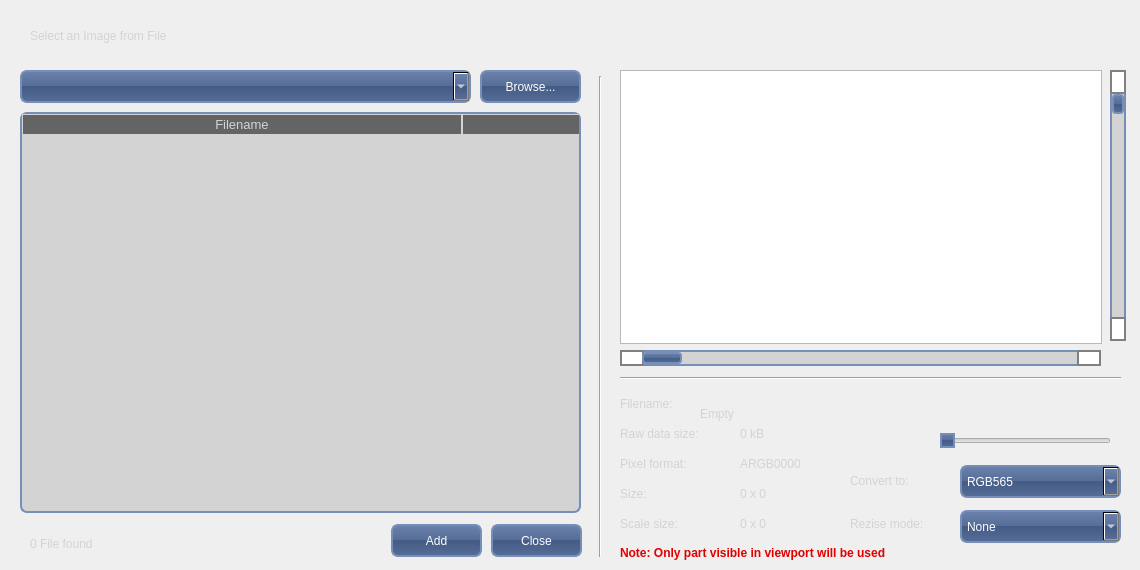
<?xml version="1.0" encoding="UTF-8"?>
<ui version="4.0">
 <class>AddingImage</class>
 <widget class="QDialog" name="AddingImage">
  <property name="geometry">
   <rect>
    <x>0</x>
    <y>0</y>
    <width>1140</width>
    <height>570</height>
   </rect>
  </property>
  <property name="sizePolicy">
   <sizepolicy hsizetype="Fixed" vsizetype="Fixed">
    <horstretch>0</horstretch>
    <verstretch>0</verstretch>
   </sizepolicy>
  </property>
  <property name="windowTitle">
   <string>Load Image</string>
  </property>
  <property name="styleSheet">
   <string notr="true">QLabel {
font: bold &quot;Ubuntu&quot;;
font-size: 12px;
color: lightgray;
}

QComboBox{
background-color: QLinearGradient( x1: 0, y1: 0, x2: 0, y2: 1,  stop: 0 #6B82AC, stop: 0.49 #566D97, stop: 0.5 #445B85, stop: 1 #566D97);
color: white;
border-width: 2px;
border-color: #778EB8;
border-style: solid;
border-radius: 7px;
padding: 3px;
font: bold &quot;Ubuntu&quot;;
font-size: 12px;
padding-left: 5px;
padding-right: 5px;
}

QComboBox::drop-down {
    subcontrol-origin: padding;
    subcontrol-position: top right;
	image: url(:/Images/down.png);
/*    border-left-width: 1px; */
    border-left-color: darkgray;
    border-left-style: solid; /* just a single line */
    border-top-right-radius: 3px; /* same radius as the QComboBox */
    border-bottom-right-radius: 3px;
}


QPushButton {
color: white;
background-color: QLinearGradient( x1: 0, y1: 0, x2: 0, y2: 1,  stop: 0 #6B82AC, stop: 0.49 #566D97, stop: 0.5 #445B85, stop: 1 #566D97);
border-width: 2px;
border-color: #778EB8;
border-style: solid;
border-radius: 7;
padding: 3px;
font: bold &quot;Ubuntu&quot;;
font-size: 12px;
padding-left: 5px;
padding-right: 5px;
}

QScrollBar:horizontal {
border-width: 2px;
border-color: #778EB8;
border-style: solid;
border-radius: 4px;
background: lightgray;
height: 15px;
margin: 0px 20px 0 20px;
}

QScrollBar::handle:horizontal {
background-color: QLinearGradient( x1: 0, y1: 0, x2: 0, y2: 1,  stop: 0 #6B82AC, stop: 0.49 #566D97, stop: 0.5 #445B85, stop: 1 #566D97);;
border-width: 2px;
border-color: #778EB8;
border-style: solid;
border-radius: 4px;
}

QScrollBar::add-line:horizontal {
    border: 2px solid grey;
    background: #32CC99;
    width: 20px;
    subcontrol-position: right;
    subcontrol-origin: margin;
}

QScrollBar::sub-line:horizontal {
    border: 2px solid grey;
    background: #32CC99;
    width: 20px;
    subcontrol-position: left;
    subcontrol-origin: margin;
}
 QScrollBar::left-arrow:horizontal, QScrollBar::right-arrow:horizontal {
     border-color: solid grey;
     border-width: 2px;
     border-height: 2px;
     background: white;
 }

 QScrollBar:vertical {
border-width: 2px;
border-color: #778EB8;
border-style: solid;
background: lightgray;
width: 15px;
margin: 22px 0 22px 0;
 }

QScrollBar::handle:vertical {
background-color: QLinearGradient( x1: 0, y1: 0, x2: 0, y2: 1,  stop: 0 #6B82AC, stop: 0.49 #566D97, stop: 0.5 #445B85, stop: 1 #566D97);;
border-width: 2px;
border-color: #778EB8;
border-style: solid;
border-radius: 4px;
}

 QScrollBar::add-line:vertical {
     border: 2px solid grey;
     background: #68F;
     height: 20px;
     subcontrol-position: bottom;
     subcontrol-origin: margin;
 }

 QScrollBar::sub-line:vertical {
     border: 2px solid grey;
     background: #32CC99;
     height: 20px;
     subcontrol-position: top;
     subcontrol-origin: margin;
 }
 QScrollBar::up-arrow:vertical, QScrollBar::down-arrow:vertical {
     border-color: solid grey;
     border-width: 2px;
     border-height: 2px;
     background: white;
 }

 QScrollBar::add-page:vertical, QScrollBar::sub-page:vertical {
     background: none;
 }

QTableWidget { 
background-color: lightgray;
selection-background-color: #778EB8;
selection-color: white;
border-width: 2px;
border-color: #778EB8;
border-style: solid;
border-radius: 7px;
font: bold &quot;Ubuntu&quot;;
font-size: 12px;
}

QHeaderView::section {			/* this is for the header in the QTableWidget*/
background-color: #646464;
color: lightgray;
/*padding: 2px;*/
font: bold &quot;Ubuntu&quot;;
font-size: 13px;
border-width: 1px;
border-color: lightgray;
border-style: solid;
/*border-radius: 1px;*/
}


QSlider::handle:horizontal {
background-color: QLinearGradient( x1: 0, y1: 0, x2: 0, y2: 1,  stop: 0 #6B82AC, stop: 0.49 #566D97, stop: 0.5 #445B85, stop: 1 #566D97);
border-width: 2px;
border-color: #778EB8;
border-style: solid;
}</string>
  </property>
  <widget class="QGraphicsView" name="graphicsView">
   <property name="geometry">
    <rect>
     <x>620</x>
     <y>70</y>
     <width>482</width>
     <height>274</height>
    </rect>
   </property>
   <property name="verticalScrollBarPolicy">
    <enum>Qt::ScrollBarAlwaysOff</enum>
   </property>
   <property name="horizontalScrollBarPolicy">
    <enum>Qt::ScrollBarAlwaysOff</enum>
   </property>
   <property name="sizeAdjustPolicy">
    <enum>QAbstractScrollArea::AdjustToContents</enum>
   </property>
   <property name="backgroundBrush">
    <brush brushstyle="NoBrush">
     <color alpha="255">
      <red>0</red>
      <green>0</green>
      <blue>0</blue>
     </color>
    </brush>
   </property>
   <property name="dragMode">
    <enum>QGraphicsView::ScrollHandDrag</enum>
   </property>
   <property name="viewportUpdateMode">
    <enum>QGraphicsView::FullViewportUpdate</enum>
   </property>
  </widget>
  <widget class="QComboBox" name="ComboBoxDirectory">
   <property name="geometry">
    <rect>
     <x>20</x>
     <y>70</y>
     <width>451</width>
     <height>33</height>
    </rect>
   </property>
   <property name="sizePolicy">
    <sizepolicy hsizetype="Fixed" vsizetype="Fixed">
     <horstretch>0</horstretch>
     <verstretch>0</verstretch>
    </sizepolicy>
   </property>
   <property name="editable">
    <bool>true</bool>
   </property>
  </widget>
  <widget class="QTableWidget" name="TableFilesFound">
   <property name="geometry">
    <rect>
     <x>20</x>
     <y>112</y>
     <width>561</width>
     <height>401</height>
    </rect>
   </property>
   <property name="sizePolicy">
    <sizepolicy hsizetype="Fixed" vsizetype="Fixed">
     <horstretch>0</horstretch>
     <verstretch>0</verstretch>
    </sizepolicy>
   </property>
   <property name="baseSize">
    <size>
     <width>0</width>
     <height>0</height>
    </size>
   </property>
   <property name="lineWidth">
    <number>-1</number>
   </property>
   <property name="horizontalScrollBarPolicy">
    <enum>Qt::ScrollBarAlwaysOff</enum>
   </property>
   <property name="selectionMode">
    <enum>QAbstractItemView::SingleSelection</enum>
   </property>
   <property name="selectionBehavior">
    <enum>QAbstractItemView::SelectRows</enum>
   </property>
   <property name="sortingEnabled">
    <bool>false</bool>
   </property>
   <property name="columnCount">
    <number>2</number>
   </property>
   <attribute name="horizontalHeaderCascadingSectionResizes">
    <bool>true</bool>
   </attribute>
   <attribute name="horizontalHeaderDefaultSectionSize">
    <number>440</number>
   </attribute>
   <attribute name="horizontalHeaderMinimumSectionSize">
    <number>40</number>
   </attribute>
   <attribute name="horizontalHeaderStretchLastSection">
    <bool>true</bool>
   </attribute>
   <attribute name="verticalHeaderVisible">
    <bool>false</bool>
   </attribute>
   <attribute name="verticalHeaderHighlightSections">
    <bool>true</bool>
   </attribute>
   <column>
    <property name="text">
     <string>Filename</string>
    </property>
   </column>
   <column>
    <property name="text">
     <string>Size</string>
    </property>
   </column>
  </widget>
  <widget class="QPushButton" name="ButtonBrowse">
   <property name="geometry">
    <rect>
     <x>480</x>
     <y>70</y>
     <width>101</width>
     <height>33</height>
    </rect>
   </property>
   <property name="sizePolicy">
    <sizepolicy hsizetype="Fixed" vsizetype="Fixed">
     <horstretch>0</horstretch>
     <verstretch>0</verstretch>
    </sizepolicy>
   </property>
   <property name="text">
    <string>Browse...</string>
   </property>
   <property name="icon">
    <iconset resource="SkinRessource.qrc">
     <normaloff>:/Images/browse20.png</normaloff>:/Images/browse20.png</iconset>
   </property>
   <property name="iconSize">
    <size>
     <width>20</width>
     <height>20</height>
    </size>
   </property>
  </widget>
  <widget class="QLabel" name="LabelStaticSelect">
   <property name="geometry">
    <rect>
     <x>30</x>
     <y>20</y>
     <width>471</width>
     <height>31</height>
    </rect>
   </property>
   <property name="font">
    <font>
     <family>Ubuntu</family>
     <pointsize>22</pointsize>
     <weight>50</weight>
     <italic>false</italic>
     <bold>false</bold>
    </font>
   </property>
   <property name="styleSheet">
    <string notr="true">font: 22pt &quot;Ubuntu&quot;;</string>
   </property>
   <property name="text">
    <string>Select an Image from File</string>
   </property>
  </widget>
  <widget class="QLabel" name="LabelFilesFound">
   <property name="geometry">
    <rect>
     <x>30</x>
     <y>530</y>
     <width>301</width>
     <height>27</height>
    </rect>
   </property>
   <property name="sizePolicy">
    <sizepolicy hsizetype="Fixed" vsizetype="Fixed">
     <horstretch>0</horstretch>
     <verstretch>0</verstretch>
    </sizepolicy>
   </property>
   <property name="text">
    <string>0 File found</string>
   </property>
   <property name="scaledContents">
    <bool>true</bool>
   </property>
  </widget>
  <widget class="QComboBox" name="comboBoxPixelFormat">
   <property name="geometry">
    <rect>
     <x>960</x>
     <y>465</y>
     <width>161</width>
     <height>33</height>
    </rect>
   </property>
   <property name="sizePolicy">
    <sizepolicy hsizetype="Fixed" vsizetype="Fixed">
     <horstretch>0</horstretch>
     <verstretch>0</verstretch>
    </sizepolicy>
   </property>
   <property name="iconSize">
    <size>
     <width>20</width>
     <height>20</height>
    </size>
   </property>
   <item>
    <property name="text">
     <string>RGB565</string>
    </property>
    <property name="icon">
     <iconset resource="SkinRessource.qrc">
      <normaloff>:/Images/rgb20.png</normaloff>:/Images/rgb20.png</iconset>
    </property>
   </item>
   <item>
    <property name="text">
     <string>ARGB8888</string>
    </property>
    <property name="icon">
     <iconset resource="SkinRessource.qrc">
      <normaloff>:/Images/argb20.png</normaloff>:/Images/argb20.png</iconset>
    </property>
   </item>
  </widget>
  <widget class="QLabel" name="LabelStaticConvertTo">
   <property name="geometry">
    <rect>
     <x>850</x>
     <y>465</y>
     <width>106</width>
     <height>32</height>
    </rect>
   </property>
   <property name="sizePolicy">
    <sizepolicy hsizetype="Fixed" vsizetype="Fixed">
     <horstretch>0</horstretch>
     <verstretch>0</verstretch>
    </sizepolicy>
   </property>
   <property name="text">
    <string>Convert to:</string>
   </property>
  </widget>
  <widget class="QLabel" name="LabelStaticResize">
   <property name="geometry">
    <rect>
     <x>850</x>
     <y>510</y>
     <width>106</width>
     <height>27</height>
    </rect>
   </property>
   <property name="sizePolicy">
    <sizepolicy hsizetype="Fixed" vsizetype="Fixed">
     <horstretch>0</horstretch>
     <verstretch>0</verstretch>
    </sizepolicy>
   </property>
   <property name="text">
    <string>Rezise mode:</string>
   </property>
  </widget>
  <widget class="QComboBox" name="comboBoxResize">
   <property name="geometry">
    <rect>
     <x>960</x>
     <y>510</y>
     <width>161</width>
     <height>33</height>
    </rect>
   </property>
   <property name="sizePolicy">
    <sizepolicy hsizetype="Fixed" vsizetype="Fixed">
     <horstretch>0</horstretch>
     <verstretch>0</verstretch>
    </sizepolicy>
   </property>
   <property name="iconSize">
    <size>
     <width>20</width>
     <height>20</height>
    </size>
   </property>
   <item>
    <property name="text">
     <string>None</string>
    </property>
    <property name="icon">
     <iconset resource="SkinRessource.qrc">
      <normaloff>:/Images/none20.png</normaloff>:/Images/none20.png</iconset>
    </property>
   </item>
   <item>
    <property name="text">
     <string>Scale to fit</string>
    </property>
    <property name="icon">
     <iconset resource="SkinRessource.qrc">
      <normaloff>:/Images/ScaleFit20.png</normaloff>:/Images/ScaleFit20.png</iconset>
    </property>
   </item>
   <item>
    <property name="text">
     <string>Scale to width</string>
    </property>
    <property name="icon">
     <iconset resource="SkinRessource.qrc">
      <normaloff>:/Images/ScaleWidth20.png</normaloff>:/Images/ScaleWidth20.png</iconset>
    </property>
   </item>
   <item>
    <property name="text">
     <string>Scale to height</string>
    </property>
    <property name="icon">
     <iconset resource="SkinRessource.qrc">
      <normaloff>:/Images/ScaleHeight20.png</normaloff>:/Images/ScaleHeight20.png</iconset>
    </property>
   </item>
  </widget>
  <widget class="QLabel" name="LabelPixelFormat">
   <property name="geometry">
    <rect>
     <x>740</x>
     <y>450</y>
     <width>131</width>
     <height>27</height>
    </rect>
   </property>
   <property name="sizePolicy">
    <sizepolicy hsizetype="Fixed" vsizetype="Fixed">
     <horstretch>0</horstretch>
     <verstretch>0</verstretch>
    </sizepolicy>
   </property>
   <property name="text">
    <string>ARGB0000</string>
   </property>
  </widget>
  <widget class="QLabel" name="LabelStaticSize">
   <property name="geometry">
    <rect>
     <x>620</x>
     <y>480</y>
     <width>111</width>
     <height>27</height>
    </rect>
   </property>
   <property name="sizePolicy">
    <sizepolicy hsizetype="Fixed" vsizetype="Fixed">
     <horstretch>0</horstretch>
     <verstretch>0</verstretch>
    </sizepolicy>
   </property>
   <property name="text">
    <string>Size:</string>
   </property>
  </widget>
  <widget class="QLabel" name="LabelStaticFilename">
   <property name="geometry">
    <rect>
     <x>620</x>
     <y>390</y>
     <width>111</width>
     <height>27</height>
    </rect>
   </property>
   <property name="sizePolicy">
    <sizepolicy hsizetype="Fixed" vsizetype="Fixed">
     <horstretch>0</horstretch>
     <verstretch>0</verstretch>
    </sizepolicy>
   </property>
   <property name="text">
    <string>Filename:</string>
   </property>
  </widget>
  <widget class="QLabel" name="LabelFilename">
   <property name="geometry">
    <rect>
     <x>700</x>
     <y>400</y>
     <width>431</width>
     <height>27</height>
    </rect>
   </property>
   <property name="sizePolicy">
    <sizepolicy hsizetype="Fixed" vsizetype="Fixed">
     <horstretch>0</horstretch>
     <verstretch>0</verstretch>
    </sizepolicy>
   </property>
   <property name="text">
    <string>Empty</string>
   </property>
  </widget>
  <widget class="QLabel" name="LabelStaticPixelFormat">
   <property name="geometry">
    <rect>
     <x>620</x>
     <y>450</y>
     <width>111</width>
     <height>27</height>
    </rect>
   </property>
   <property name="sizePolicy">
    <sizepolicy hsizetype="Fixed" vsizetype="Fixed">
     <horstretch>0</horstretch>
     <verstretch>0</verstretch>
    </sizepolicy>
   </property>
   <property name="text">
    <string>Pixel format:</string>
   </property>
  </widget>
  <widget class="QLabel" name="LabelSize">
   <property name="geometry">
    <rect>
     <x>740</x>
     <y>480</y>
     <width>131</width>
     <height>27</height>
    </rect>
   </property>
   <property name="sizePolicy">
    <sizepolicy hsizetype="Fixed" vsizetype="Fixed">
     <horstretch>0</horstretch>
     <verstretch>0</verstretch>
    </sizepolicy>
   </property>
   <property name="text">
    <string>0 x 0</string>
   </property>
  </widget>
  <widget class="QLabel" name="LabelStaticScaleSize">
   <property name="geometry">
    <rect>
     <x>620</x>
     <y>510</y>
     <width>111</width>
     <height>27</height>
    </rect>
   </property>
   <property name="sizePolicy">
    <sizepolicy hsizetype="Fixed" vsizetype="Fixed">
     <horstretch>0</horstretch>
     <verstretch>0</verstretch>
    </sizepolicy>
   </property>
   <property name="text">
    <string>Scale size:</string>
   </property>
  </widget>
  <widget class="QLabel" name="LabelScaleSize">
   <property name="geometry">
    <rect>
     <x>740</x>
     <y>510</y>
     <width>121</width>
     <height>27</height>
    </rect>
   </property>
   <property name="sizePolicy">
    <sizepolicy hsizetype="Fixed" vsizetype="Fixed">
     <horstretch>0</horstretch>
     <verstretch>0</verstretch>
    </sizepolicy>
   </property>
   <property name="text">
    <string>0 x 0</string>
   </property>
  </widget>
  <widget class="QLabel" name="LabelStaticDataSize">
   <property name="geometry">
    <rect>
     <x>620</x>
     <y>420</y>
     <width>111</width>
     <height>27</height>
    </rect>
   </property>
   <property name="sizePolicy">
    <sizepolicy hsizetype="Fixed" vsizetype="Fixed">
     <horstretch>0</horstretch>
     <verstretch>0</verstretch>
    </sizepolicy>
   </property>
   <property name="text">
    <string>Raw data size:</string>
   </property>
  </widget>
  <widget class="QLabel" name="LabelDataSize">
   <property name="geometry">
    <rect>
     <x>740</x>
     <y>420</y>
     <width>131</width>
     <height>27</height>
    </rect>
   </property>
   <property name="sizePolicy">
    <sizepolicy hsizetype="Fixed" vsizetype="Fixed">
     <horstretch>0</horstretch>
     <verstretch>0</verstretch>
    </sizepolicy>
   </property>
   <property name="text">
    <string>0 kB</string>
   </property>
  </widget>
  <widget class="QLabel" name="LabelNote">
   <property name="geometry">
    <rect>
     <x>620</x>
     <y>545</y>
     <width>501</width>
     <height>16</height>
    </rect>
   </property>
   <property name="sizePolicy">
    <sizepolicy hsizetype="Fixed" vsizetype="Fixed">
     <horstretch>0</horstretch>
     <verstretch>0</verstretch>
    </sizepolicy>
   </property>
   <property name="font">
    <font>
     <pointsize>-1</pointsize>
     <weight>75</weight>
     <italic>false</italic>
     <bold>true</bold>
    </font>
   </property>
   <property name="styleSheet">
    <string notr="true">color:rgb(224, 0, 0)</string>
   </property>
   <property name="text">
    <string>Note: Only part visible in viewport will be used</string>
   </property>
  </widget>
  <widget class="Line" name="line_V_Load">
   <property name="geometry">
    <rect>
     <x>590</x>
     <y>76</y>
     <width>20</width>
     <height>481</height>
    </rect>
   </property>
   <property name="orientation">
    <enum>Qt::Vertical</enum>
   </property>
  </widget>
  <widget class="QScrollBar" name="horizontalScrollBar">
   <property name="geometry">
    <rect>
     <x>620</x>
     <y>350</y>
     <width>481</width>
     <height>16</height>
    </rect>
   </property>
   <property name="tracking">
    <bool>true</bool>
   </property>
   <property name="orientation">
    <enum>Qt::Horizontal</enum>
   </property>
  </widget>
  <widget class="QScrollBar" name="verticalScrollBar">
   <property name="geometry">
    <rect>
     <x>1110</x>
     <y>70</y>
     <width>16</width>
     <height>271</height>
    </rect>
   </property>
   <property name="orientation">
    <enum>Qt::Vertical</enum>
   </property>
  </widget>
  <widget class="Line" name="line_H_Load">
   <property name="geometry">
    <rect>
     <x>620</x>
     <y>370</y>
     <width>501</width>
     <height>16</height>
    </rect>
   </property>
   <property name="orientation">
    <enum>Qt::Horizontal</enum>
   </property>
  </widget>
  <widget class="QPushButton" name="pushButtonAdd">
   <property name="geometry">
    <rect>
     <x>391</x>
     <y>524</y>
     <width>91</width>
     <height>33</height>
    </rect>
   </property>
   <property name="text">
    <string>Add</string>
   </property>
   <property name="icon">
    <iconset resource="SkinRessource.qrc">
     <normaloff>:/Images/plus20.png</normaloff>:/Images/plus20.png</iconset>
   </property>
   <property name="iconSize">
    <size>
     <width>20</width>
     <height>20</height>
    </size>
   </property>
  </widget>
  <widget class="QPushButton" name="pushButtonClose">
   <property name="geometry">
    <rect>
     <x>491</x>
     <y>524</y>
     <width>91</width>
     <height>33</height>
    </rect>
   </property>
   <property name="styleSheet">
    <string notr="true"/>
   </property>
   <property name="text">
    <string>Close</string>
   </property>
   <property name="icon">
    <iconset resource="SkinRessource.qrc">
     <normaloff>:/Images/exit20.png</normaloff>:/Images/exit20.png</iconset>
   </property>
  </widget>
  <widget class="QSlider" name="loadCheckerBoardSlider">
   <property name="geometry">
    <rect>
     <x>940</x>
     <y>430</y>
     <width>171</width>
     <height>22</height>
    </rect>
   </property>
   <property name="maximum">
    <number>255</number>
   </property>
   <property name="orientation">
    <enum>Qt::Horizontal</enum>
   </property>
  </widget>
 </widget>
 <resources>
  <include location="SkinRessource.qrc"/>
 </resources>
 <connections/>
</ui>
